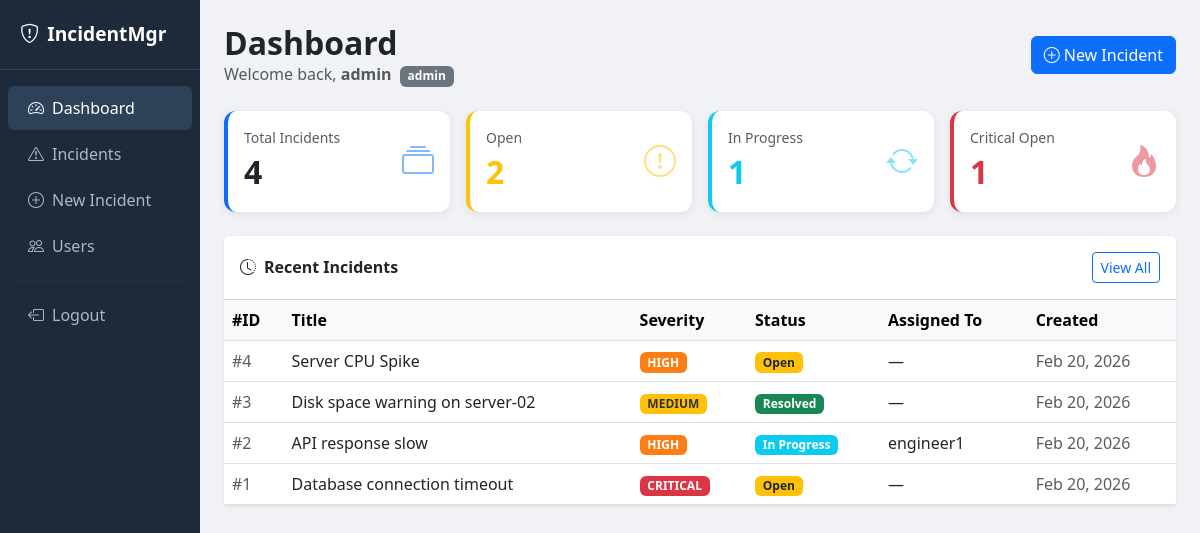
The page /dashboard (signed in) on the database its author committed.
### app.py (models this page shows)
class User(db.Model):
    id         = db.Column(db.Integer, primary_key=True)
    username   = db.Column(db.String(80),  unique=True, nullable=False)
    email      = db.Column(db.String(120), unique=True, nullable=False)
    password   = db.Column(db.String(200), nullable=False)
    role       = db.Column(db.String(20),  default='viewer')   # admin | engineer | viewer
    created_at = db.Column(db.DateTime,    default=datetime.utcnow)

class Incident(db.Model):
    id          = db.Column(db.Integer, primary_key=True)
    title       = db.Column(db.String(200), nullable=False)
    description = db.Column(db.Text,        nullable=False)
    severity    = db.Column(db.String(20),  nullable=False)   # critical | high | medium | low
    status      = db.Column(db.String(20),  default='open')   # open | in_progress | resolved | closed
    created_by  = db.Column(db.Integer, db.ForeignKey('user.id'), nullable=False)
    assigned_to = db.Column(db.Integer, db.ForeignKey('user.id'), nullable=True)
    created_at  = db.Column(db.DateTime, default=datetime.utcnow)
    updated_at  = db.Column(db.DateTime, default=datetime.utcnow, onupdate=datetime.utcnow)
    resolved_at = db.Column(db.DateTime, nullable=True)
    creator  = db.relationship('User', foreign_keys=[created_by],  backref='created_incidents')
    assignee = db.relationship('User', foreign_keys=[assigned_to], backref='assigned_incidents')

### app.py (the view)
@app.route('/dashboard')
@login_required
def dashboard():
    user        = current_user()
    total       = Incident.query.count()
    open_count  = Incident.query.filter_by(status='open').count()
    in_progress = Incident.query.filter_by(status='in_progress').count()
    resolved    = Incident.query.filter_by(status='resolved').count()
    critical    = Incident.query.filter_by(severity='critical', status='open').count()
    recent      = Incident.query.order_by(Incident.created_at.desc()).limit(5).all()
    return render_template('dashboard.html', user=user,
                           total=total, open_count=open_count,
                           in_progress=in_progress, resolved=resolved,
                           critical=critical, recent=recent)

### app.py (called while the page is built)
def login_required(f):
    @wraps(f)
    def decorated(*args, **kwargs):
        if 'user_id' not in session:
            return redirect(url_for('login'))
        return f(*args, **kwargs)
    return decorated

def current_user():
    if 'user_id' in session:
        return User.query.get(session['user_id'])
    return None

### templates/dashboard.html (shortened to what this page needs)
{% extends 'base.html' %}
{% block content %}
<div class="d-flex justify-content-between align-items-center mb-4">
  <div>
    <h2 class="fw-bold mb-0">Dashboard</h2>
    <p class="text-muted mb-0">
      Welcome back, <strong>{{ user.username }}</strong>
      <span class="badge bg-secondary ms-1">{{ user.role }}</span>
    </p>
  </div>
  <a href="{{ url_for('new_incident') }}" class="btn btn-primary">
    <i class="bi bi-plus-circle me-1"></i>New Incident
  </a>
</div>
<div class="row g-3 mb-4">
  <div class="col-md-3">
    <div class="card stat-card p-3 border-start border-4 border-primary">
      <div class="d-flex justify-content-between align-items-center">
        <div>
          <div class="text-muted small">Total Incidents</div>
          <div class="fs-2 fw-bold">{{ total }}</div>
        </div>
        <i class="bi bi-collection fs-2 text-primary opacity-50"></i>
      </div>
    </div>
  </div>
  <div class="col-md-3">
    <div class="card stat-card p-3 border-start border-4 border-warning">
      <div class="d-flex justify-content-between align-items-center">
        <div>
          <div class="text-muted small">Open</div>
          <div class="fs-2 fw-bold text-warning">{{ open_count }}</div>
        </div>
        <i class="bi bi-exclamation-circle fs-2 text-warning opacity-50"></i>
      </div>
    </div>
  </div>
  <div class="col-md-3">
    <div class="card stat-card p-3 border-start border-4 border-info">
      <div class="d-flex justify-content-between align-items-center">
        <div>
          <div class="text-muted small">In Progress</div>
          <div class="fs-2 fw-bold text-info">{{ in_progress }}</div>
        </div>
        <i class="bi bi-arrow-repeat fs-2 text-info opacity-50"></i>
      </div>
    </div>
  </div>
  <div class="col-md-3">
    <div class="card stat-card p-3 border-start border-4 border-danger">
      <div class="d-flex justify-content-between align-items-center">
        <div>
          <div class="text-muted small">Critical Open</div>
          <div class="fs-2 fw-bold text-danger">{{ critical }}</div>
        </div>
        <i class="bi bi-fire fs-2 text-danger opacity-50"></i>
      </div>
    </div>
  </div>
</div>
<div class="card border-0 shadow-sm">
  <div class="card-header bg-white fw-semibold py-3 d-flex justify-content-between align-items-center">
    <span><i class="bi bi-clock-history me-2"></i>Recent Incidents</span>
    <a href="{{ url_for('incidents') }}" class="btn btn-sm btn-outline-primary">View All</a>
  </div>
  <div class="card-body p-0">
    <table class="table table-hover mb-0">
      <thead class="table-light">
        <tr>
          <th>#ID</th>
          <th>Title</th>
          <th>Severity</th>
          <th>Status</th>
          <th>Assigned To</th>
          <th>Created</th>
        </tr>
      </thead>
      <tbody>
        {% for inc in recent %}
        <tr class="incident-row"
            onclick="location.href='{{ url_for('incident_detail', incident_id=inc.id) }}'">
          <td class="text-muted">#{{ inc.id }}</td>
          <td>{{ inc.title }}</td>
          <td>
            <span class="badge badge-{{ inc.severity }}">
              {{ inc.severity.upper() }}
            </span>
          </td>
          <td>
            {% if inc.status == 'open' %}
              <span class="badge bg-warning text-dark">Open</span>
            {% elif inc.status == 'in_progress' %}
              <span class="badge bg-info">In Progress</span>
            {% elif inc.status == 'resolved' %}
              <span class="badge bg-success">Resolved</span>
            {% else %}
              <span class="badge bg-secondary">Closed</span>
            {% endif %}
          </td>
          <td>{{ inc.assignee.username if inc.assignee else '—' }}</td>
          <td class="text-muted">{{ inc.created_at.strftime('%b %d, %Y') }}</td>
        </tr>
        {% else %}
        <tr>
          <td colspan="6" class="text-center text-muted py-4">No incidents yet.</td>
        </tr>
        {% endfor %}
      </tbody>
    </table>
  </div>
</div>
{% endblock %}

### templates/base.html (style rules this page uses)
body { background: #f0f2f5; }
.badge-critical { background: #dc3545; }
.badge-high { background: #fd7e14; }
.badge-medium { background: #ffc107; color: #333; }
.stat-card { border-radius: 12px; border: none; box-shadow: 0 2px 8px rgba(0,0,0,.08); }
.incident-row { cursor: pointer; }

### rows shown on the page
User: username "admin", role "admin"
Incident: id "4", title "Server CPU Spike", severity "HIGH", status "Open", assignee "—", created_at "Feb 20, 2026"
Incident: id "3", title "Disk space warning on server-02", severity "MEDIUM", status "Resolved", assignee "—", created_at "Feb 20, 2026"
Incident: id "2", title "API response slow", severity "HIGH", status "In Progress", assignee "engineer1", created_at "Feb 20, 2026"
Incident: id "1", title "Database connection timeout", severity "CRITICAL", status "Open", assignee "—", created_at "Feb 20, 2026"

### other values the page prints
{{ total }} "4"
{{ open_count }} "2"
{{ in_progress }} "1"
{{ critical }} "1"
